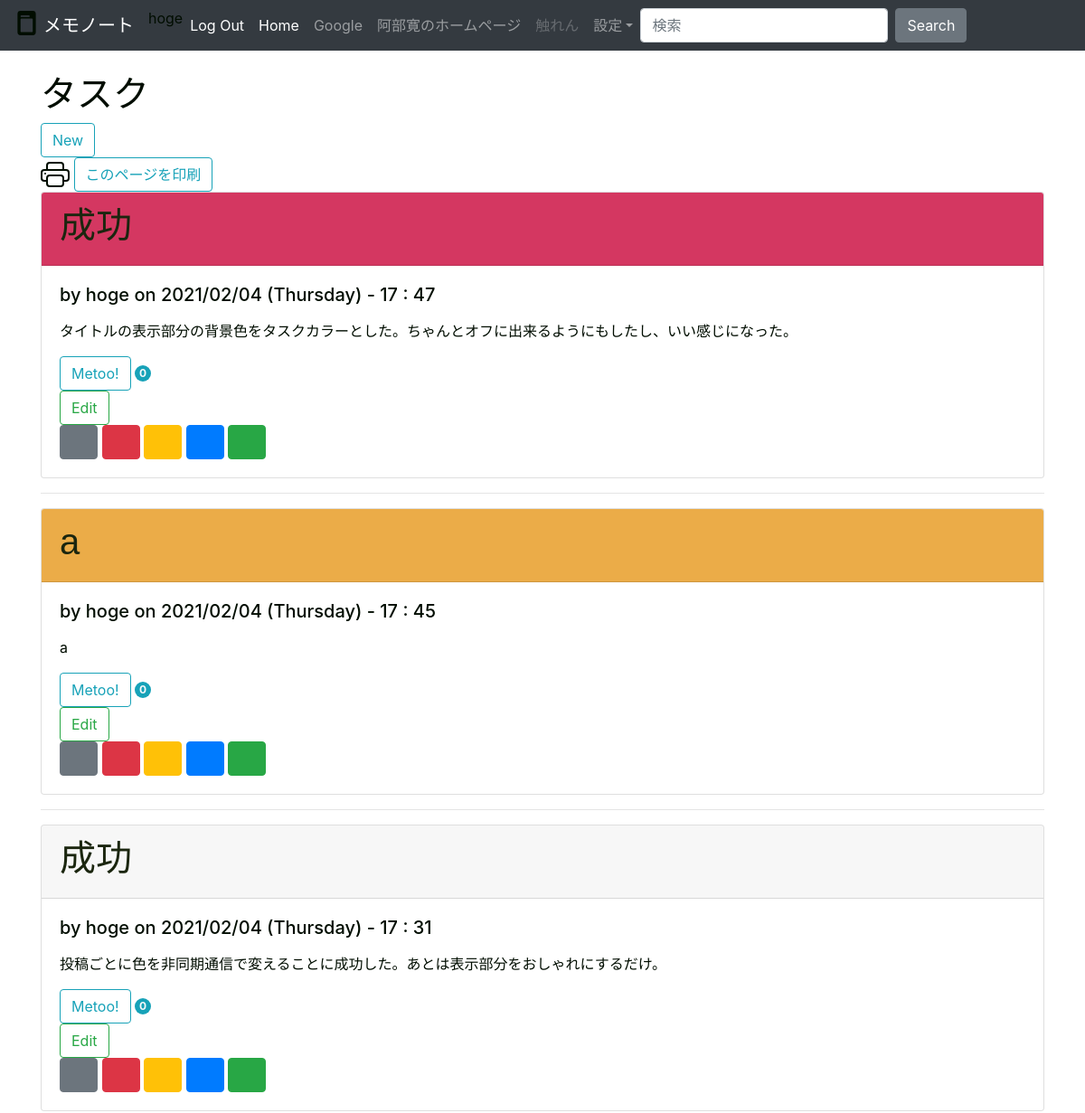
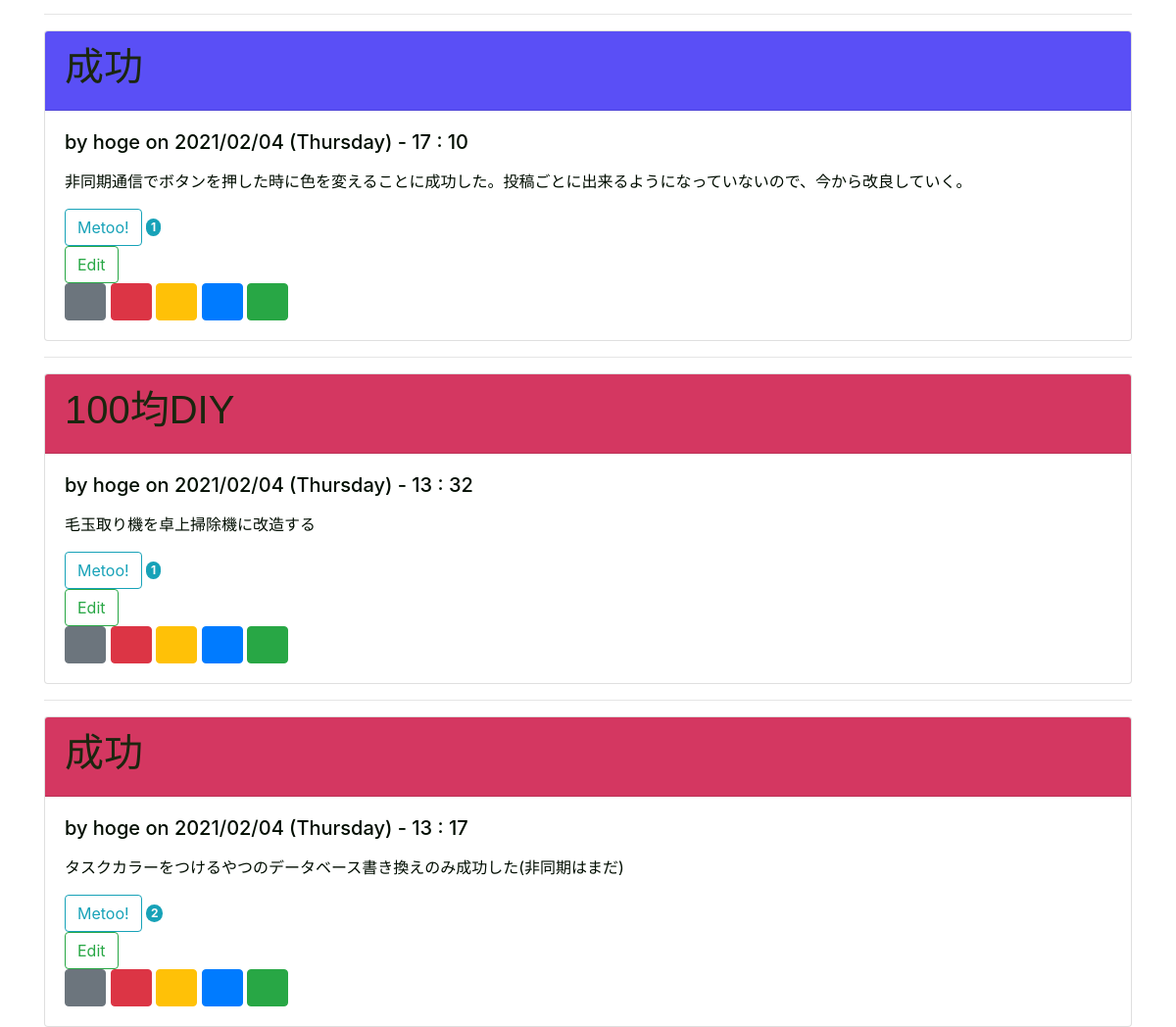
Screenshot of / (signed in) with the database file from the repository (2 pictures, top to bottom).
### tables this page shows
CREATE TABLE user (
  id INTEGER PRIMARY KEY AUTOINCREMENT,/*ユーザーIDをプライマリキーとして宣言*/
  username TEXT UNIQUE NOT NULL,
  token TEXT DEFAULT NULL,/*pushbulletのトークン*/
  password TEXT NOT NULL
);

CREATE TABLE post (
  id INTEGER PRIMARY KEY AUTOINCREMENT,/* 投稿のID */
  author_id INTEGER NOT NULL,
  created TIMESTAMP NOT NULL DEFAULT CURRENT_TIMESTAMP,
  title TEXT NOT NULL,
  body TEXT NOT NULL,
  nowtime TEXT,
  metoo INTEGER NOT NULL DEFAULT 0,
  task_color INTEGER NOT NULL DEFAULT 0,
  FOREIGN KEY (author_id) REFERENCES user (id)/*著者IDを外部キーとすることでユーザーIDを紐付け。*/
  
);

### flaskr/blog.py (the view)
@bp.route('/')
def index():
    db = get_db()
    posts = db.execute(
        'SELECT p.id, title, body, created, author_id, username, nowtime, metoo,task_color'# ここでuserテーブルのidとpostテーブルのauthor_idをコピーしてる？
        ' FROM post p JOIN user u ON p.author_id = u.id'#投稿IDと著者IDを紐付け
        ' ORDER BY created DESC'#作られた順にソート
    ).fetchall()  # リスト化。schema.sql内のデータをセレクトしてpostsというリストに入れていく
    return render_template('blog/index.html', posts=posts)

### flaskr/auth.py (called while the page is built)
@bp.before_app_request
def load_logged_in_user():
    user_id = session.get('user_id')
    if user_id is None:
        g.user = None
    else:
        g.user = get_db().execute(
            'SELECT * FROM user WHERE id = ?', (user_id,)
        ).fetchone()

### flaskr/db.py (called while the page is built)
def get_db():#こいつがデータベースにつなぐやつ
    if 'db' not in g:
        g.db = sqlite3.connect(
            current_app.config['DATABASE'],
            detect_types=sqlite3.PARSE_DECLTYPES
        )
        g.db.row_factory = sqlite3.Row#データベースにカラム(列名)でアクセスできるようにしている
    return g.db

### flaskr/templates/blog/index.html (shortened to what this page needs)
{% extends 'base.html' %}
{% block header %}
  <h1>{% block title %}タスク{% endblock %}</h1>
  {% if g.user %}
    <a class="action" href="{{ url_for('blog.create') }}">
      <button type="button" class="btn btn-outline-info">New</button>
    </a>
      <form>
        <input type="button" class="btn btn-outline-info" value="このページを印刷" onClick="window.print();"/>
      </form>
  {% endif %}
{% endblock %}
{% block content %}
  {% for post in posts %}
    <div class="card">
      <div class="card-header task-color{{post['task_color']}}" id="color-disp-color{{post['id']}}">
        <h1>{{ post['title'] }}{{dates}}</h1>
      </div>
      <div class="card-body">
        <h5 class="card-title">
          <div class="about">by {{ post['username'] }} on {{post['nowtime']}}<h1></h1>
          </div>
        </h5>
        <p class="card-text">
          <p class="body">{{ post['body'] }}</p>
        </p>
          <div class="card-metoo">
              <input type="button" class= "btn btn-outline-info" value='Metoo!' id="{{post['id']}}" onclick="post_metoo(this)">
                <span id="metoo{{post['id']}}" class="badge rounded-pill bg-info text-light">{{ post['metoo'] }}</span>
          </div>
          {% if g.user['id'] == post['author_id'] %}
          <a class="action" href="{{ url_for('blog.update', id=post['id']) }}">
            <button type="button" class="btn btn-outline-success" >Edit</button>
          </a>
          {% endif %}
          <div>
              <button type="button" class="btn btn-secondary" id="color{{post['id']}}" onclick="post_color(this,0)">　</button>
              <button type="button" class="btn btn-danger" id="color{{post['id']}}" onclick="post_color(this,1)">　</button>
              <button type="button" class="btn btn-warning" id="color{{post['id']}}" onclick="post_color(this,2)">　</button>
              <button type="button" class="btn btn-primary" id="color{{post['id']}}" onclick="post_color(this,3)">　</button>
              <button type="button" class="btn btn-success" id="color{{post['id']}}" onclick="post_color(this,4)">　</button>
          </div>
      </div>
    </div>
    {% if not loop.last %}
      <hr>
    {% endif %}
  {% endfor %}
{% endblock %}

### flaskr/templates/base.html (shortened to what this page needs)
<!doctype html>
<html lang="ja">
  <head>
    <link rel="stylesheet" href="https://stackpath.bootstrapcdn.com/bootstrap/4.4.1/css/bootstrap.min.css">
  </head>
<link rel="stylesheet" href="{{ url_for('static', filename='starter-template.css') }}">
<nav class="navbar navbar-expand-md navbar-dark bg-dark fixed-top">
  <a class="navbar-brand" href="http://127.0.0.1:5000/">メモノート</a>
  <div class="collapse navbar-collapse" id="navbarsExampleDefault">
    <ul class="navbar-nav mr-auto">
      {% if g.user %}
        <li class="nav-item active"><span>{{ g.user['username'] }}</span>
        <li class="nav-item active"><a class="nav-link" href="{{ url_for('auth.logout') }}">Log Out</a>
      {% else %}
        <li class="nav-item active"><a class="nav-link" href="{{ url_for('auth.register') }}">Register</a>
        <li class="nab-item active"><a class="nav-link" href="{{ url_for('auth.login') }}">Log In</a>
      {% endif %}
      <li class="nav-item active">
        <a class="nav-link" href="http://127.0.0.1:5000/">Home <span class="sr-only">(current)</span></a>
      </li>
      <li class="nav-item">
        <a class="nav-link" href="https://google.com">Google</a>
      </li>
      <li class="nav-item">
        <a class="nav-link" href="http://abehiroshi.la.coocan.jp/">阿部寛のホームページ</a>
      </li>
      <li class="nav-item">
        <a class="nav-link disabled" href="#" tabindex="-1" aria-disabled="true">触れん</a>
      </li>
      <li class="nav-item dropdown">
        <a class="nav-link dropdown-toggle" href="#" id="dropdown01" data-toggle="dropdown" aria-haspopup="true" aria-expanded="false">設定</a>
      </li>
      <form class="form-inline my-2 my-lg-0">
        <input class="form-control mr-sm-2" type="text" placeholder="検索" aria-label="Search">
        <button class="btn btn-secondary my-2 my-sm-0" type="submit">Search</button>
      </form>
    </ul>
  </div>
</nav>
<main role="main" class="container">
  <header>
    {% block header %}{% endblock %}
  </header>
  {% block content %}{% endblock %}
</main>
</html>

### flaskr/static/starter-template.css (style rules this page uses)
.navbar-brand { color: red; }
.card-header { color: #1B260F; font-family: Impact, Haettenschweiler, 'Arial Narrow Bold', sans-serif; }
.task-color1 { background-color:#D43761; }
.task-color2 { background-color: #EBAC48; }
.task-color3 { background-color: #5A4FF6; }

### rows the page displays
user: user.username "hoge"
post: title "成功", username "hoge", nowtime "2021/02/04 (Thursday) - 17 : 47", body "タイトルの表示部分の背景色をタスクカラーとした。ちゃんとオフに出来るようにもしたし、いい感じになった。", metoo "0"
post: title "a", username "hoge", nowtime "2021/02/04 (Thursday) - 17 : 45", body "a", metoo "0"
post: title "成功", username "hoge", nowtime "2021/02/04 (Thursday) - 17 : 31", body "投稿ごとに色を非同期通信で変えることに成功した。あとは表示部分をおしゃれにするだけ。", metoo "0"
post: title "成功", username "hoge", nowtime "2021/02/04 (Thursday) - 17 : 10", body "非同期通信でボタンを押した時に色を変えることに成功した。投稿ごとに出来るようになっていないので、今から改良していく。", metoo "1"
post: title "100均DIY", username "hoge", nowtime "2021/02/04 (Thursday) - 13 : 32", body "毛玉取り機を卓上掃除機に改造する", metoo "1"
post: title "成功", username "hoge", nowtime "2021/02/04 (Thursday) - 13 : 17", body "タスクカラーをつけるやつのデータベース書き換えのみ成功した(非同期はまだ)", metoo "2"
